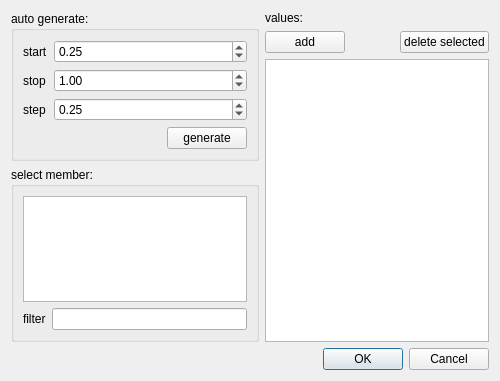
<?xml version="1.0" encoding="UTF-8"?>
<ui version="4.0">
 <class>multiSchedEditDialogDouble</class>
 <widget class="QDialog" name="multiSchedEditDialogDouble">
  <property name="geometry">
   <rect>
    <x>0</x>
    <y>0</y>
    <width>500</width>
    <height>381</height>
   </rect>
  </property>
  <property name="windowTitle">
   <string>Dialog</string>
  </property>
  <layout class="QVBoxLayout" name="verticalLayout_5">
   <item>
    <layout class="QHBoxLayout" name="horizontalLayout_3">
     <item>
      <layout class="QVBoxLayout" name="verticalLayout_2">
       <item>
        <widget class="QGroupBox" name="autogenerat">
         <property name="title">
          <string>auto generate:</string>
         </property>
         <layout class="QVBoxLayout" name="verticalLayout">
          <item>
           <layout class="QFormLayout" name="formLayout">
            <item row="0" column="0">
             <widget class="QLabel" name="label">
              <property name="text">
               <string>start</string>
              </property>
             </widget>
            </item>
            <item row="1" column="0">
             <widget class="QLabel" name="label_2">
              <property name="text">
               <string>stop</string>
              </property>
             </widget>
            </item>
            <item row="2" column="0">
             <widget class="QLabel" name="label_3">
              <property name="text">
               <string>step</string>
              </property>
             </widget>
            </item>
            <item row="0" column="1">
             <widget class="QDoubleSpinBox" name="doubleSpinBox_start">
              <property name="toolTip">
               <string>start value for automatic value generation</string>
              </property>
              <property name="statusTip">
               <string>start value for automatic value generation</string>
              </property>
              <property name="minimum">
               <double>-99.989999999999995</double>
              </property>
              <property name="singleStep">
               <double>0.250000000000000</double>
              </property>
              <property name="value">
               <double>0.250000000000000</double>
              </property>
             </widget>
            </item>
            <item row="1" column="1">
             <widget class="QDoubleSpinBox" name="doubleSpinBox_stop">
              <property name="toolTip">
               <string>stop value for automatic value generation</string>
              </property>
              <property name="statusTip">
               <string>stop value for automatic value generation</string>
              </property>
              <property name="minimum">
               <double>-99.989999999999995</double>
              </property>
              <property name="singleStep">
               <double>0.250000000000000</double>
              </property>
              <property name="value">
               <double>1.000000000000000</double>
              </property>
             </widget>
            </item>
            <item row="2" column="1">
             <widget class="QDoubleSpinBox" name="doubleSpinBox_step">
              <property name="toolTip">
               <string>step value for automatic value generation</string>
              </property>
              <property name="statusTip">
               <string>step value for automatic value generation</string>
              </property>
              <property name="minimum">
               <double>0.010000000000000</double>
              </property>
              <property name="singleStep">
               <double>0.250000000000000</double>
              </property>
              <property name="value">
               <double>0.250000000000000</double>
              </property>
             </widget>
            </item>
           </layout>
          </item>
          <item>
           <layout class="QHBoxLayout" name="horizontalLayout">
            <item>
             <spacer name="horizontalSpacer">
              <property name="orientation">
               <enum>Qt::Horizontal</enum>
              </property>
              <property name="sizeHint" stdset="0">
               <size>
                <width>40</width>
                <height>20</height>
               </size>
              </property>
             </spacer>
            </item>
            <item>
             <widget class="QPushButton" name="pushButton_generate">
              <property name="toolTip">
               <string>generate values</string>
              </property>
              <property name="statusTip">
               <string>generate values</string>
              </property>
              <property name="text">
               <string>generate</string>
              </property>
              <property name="icon">
               <iconset resource="../myresources.qrc">
                <normaloff>:/icons/icons/edit-add.png</normaloff>:/icons/icons/edit-add.png</iconset>
              </property>
             </widget>
            </item>
           </layout>
          </item>
         </layout>
        </widget>
       </item>
       <item>
        <spacer name="verticalSpacer">
         <property name="orientation">
          <enum>Qt::Vertical</enum>
         </property>
         <property name="sizeHint" stdset="0">
          <size>
           <width>20</width>
           <height>40</height>
          </size>
         </property>
        </spacer>
       </item>
       <item>
        <widget class="QGroupBox" name="groupBox_member">
         <property name="title">
          <string>select member:</string>
         </property>
         <layout class="QVBoxLayout" name="verticalLayout_4">
          <item>
           <widget class="QListView" name="listView_member">
            <property name="toolTip">
             <string>list of available members</string>
            </property>
            <property name="statusTip">
             <string>list of available members</string>
            </property>
           </widget>
          </item>
          <item>
           <layout class="QHBoxLayout" name="horizontalLayout_4">
            <item>
             <widget class="QLabel" name="label_5">
              <property name="text">
               <string>filter</string>
              </property>
             </widget>
            </item>
            <item>
             <widget class="QLineEdit" name="lineEdit_filter">
              <property name="toolTip">
               <string>filter the list of available values by name</string>
              </property>
              <property name="statusTip">
               <string>filter the list of available values by name</string>
              </property>
             </widget>
            </item>
           </layout>
          </item>
         </layout>
        </widget>
       </item>
      </layout>
     </item>
     <item>
      <layout class="QVBoxLayout" name="verticalLayout_3">
       <item>
        <widget class="QLabel" name="label_4">
         <property name="text">
          <string>values:</string>
         </property>
        </widget>
       </item>
       <item>
        <layout class="QHBoxLayout" name="horizontalLayout_2">
         <item>
          <widget class="QPushButton" name="pushButton_insert">
           <property name="sizePolicy">
            <sizepolicy hsizetype="Minimum" vsizetype="Fixed">
             <horstretch>0</horstretch>
             <verstretch>0</verstretch>
            </sizepolicy>
           </property>
           <property name="toolTip">
            <string>add new value</string>
           </property>
           <property name="statusTip">
            <string>add new value</string>
           </property>
           <property name="text">
            <string>add</string>
           </property>
           <property name="icon">
            <iconset resource="../myresources.qrc">
             <normaloff>:/icons/icons/edit-add.png</normaloff>:/icons/icons/edit-add.png</iconset>
           </property>
          </widget>
         </item>
         <item>
          <spacer name="horizontalSpacer_2">
           <property name="orientation">
            <enum>Qt::Horizontal</enum>
           </property>
           <property name="sizeHint" stdset="0">
            <size>
             <width>40</width>
             <height>20</height>
            </size>
           </property>
          </spacer>
         </item>
         <item>
          <widget class="QPushButton" name="pushButton_delete">
           <property name="toolTip">
            <string>delete selected value</string>
           </property>
           <property name="statusTip">
            <string>delete selected value</string>
           </property>
           <property name="text">
            <string>delete selected</string>
           </property>
           <property name="icon">
            <iconset resource="../myresources.qrc">
             <normaloff>:/icons/icons/edit-delete-6.png</normaloff>:/icons/icons/edit-delete-6.png</iconset>
           </property>
          </widget>
         </item>
        </layout>
       </item>
       <item>
        <widget class="QTableWidget" name="tableWidget_values">
         <property name="toolTip">
          <string>list of values</string>
         </property>
         <property name="statusTip">
          <string>list of values</string>
         </property>
         <property name="columnCount">
          <number>1</number>
         </property>
         <attribute name="horizontalHeaderVisible">
          <bool>false</bool>
         </attribute>
         <attribute name="horizontalHeaderStretchLastSection">
          <bool>true</bool>
         </attribute>
         <attribute name="verticalHeaderVisible">
          <bool>false</bool>
         </attribute>
         <column>
          <property name="text">
           <string>Values</string>
          </property>
         </column>
        </widget>
       </item>
      </layout>
     </item>
    </layout>
   </item>
   <item>
    <widget class="QDialogButtonBox" name="buttonBox">
     <property name="orientation">
      <enum>Qt::Horizontal</enum>
     </property>
     <property name="standardButtons">
      <set>QDialogButtonBox::Cancel|QDialogButtonBox::Ok</set>
     </property>
    </widget>
   </item>
  </layout>
 </widget>
 <resources>
  <include location="../myresources.qrc"/>
 </resources>
 <connections>
  <connection>
   <sender>buttonBox</sender>
   <signal>rejected()</signal>
   <receiver>multiSchedEditDialogDouble</receiver>
   <slot>reject()</slot>
   <hints>
    <hint type="sourcelabel">
     <x>265</x>
     <y>335</y>
    </hint>
    <hint type="destinationlabel">
     <x>269</x>
     <y>347</y>
    </hint>
   </hints>
  </connection>
 </connections>
</ui>
